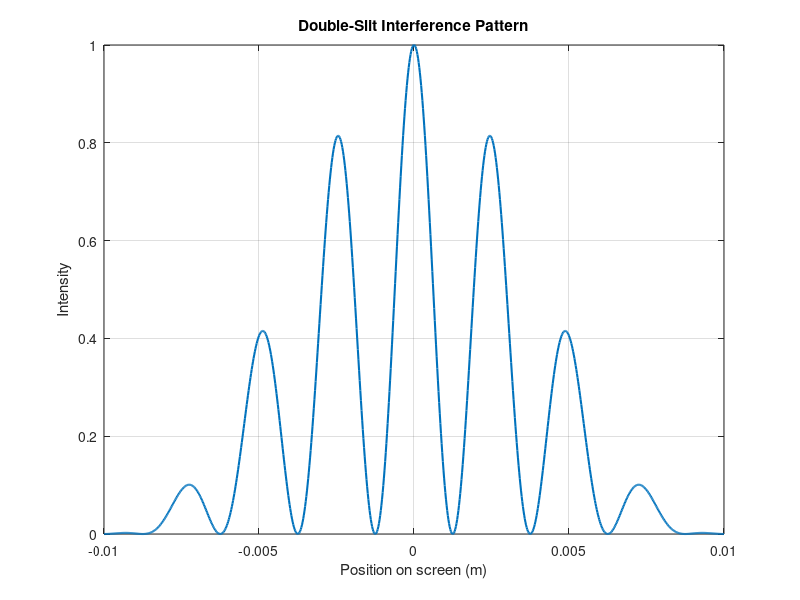
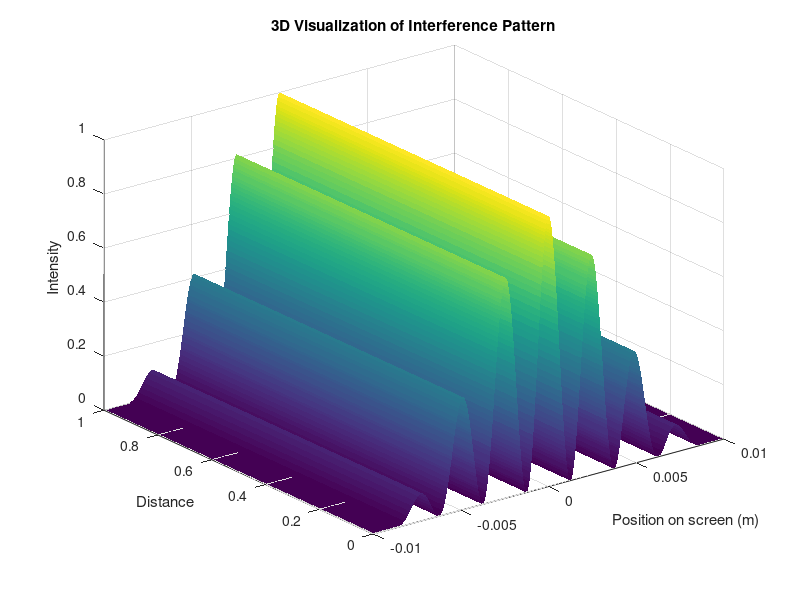

Write the MATLAB code that produced these figures, in order.
function Tab1()
    %% Set parameters
    d1 = 2e-4;       % Slit separation in meters 
    a1 = 5e-5;       % Slit width in meters 
    lambda1 = 500e-9; % Wavelength in meters 
    L1 = 1.0;         % Screen distance in meters 

    %% Parameters and constants
    num_points1 = 1000;                              % Number of points on the screen
    screen1 = linspace(-0.01, 0.01, num_points1);     % Screen positions (in meters)
    k1 = 2 * pi / lambda1;                            % Wave number
    path_diff1 = d1 * screen1 / L1;                     % Path difference for each point on the screen
    phase_diff1 = k1 * path_diff1;                     % Phase difference 
    intensity1 = (cos(phase_diff1 / 2)).^2;           % Intensity (for each slit as a point source)
    
    %% Diffraction pattern calculation
    beta1 = k1 * a1 * screen1 / (2 * L1);             % Include slit width effect
    diffraction_pattern1 = (sin(beta1) ./ beta1).^2;   % Diffraction pattern
    
    diffraction_pattern1(beta1 == 0) = 1;
    
    %% Total intensity 
    total_intensity1 = intensity1 .* diffraction_pattern1;
    total_intensity1 = total_intensity1 / max(total_intensity1); 
    
    %% 2D Plot: Interference pattern
    figure;
    plot(screen1, total_intensity1, 'LineWidth', 1.5);
    title('Double-Slit Interference Pattern');
    xlabel('Position on screen (m)');
    ylabel('Intensity');
    ylim([0 1]);
    grid on;
    
    %% 3D Plot: Surface plot of intensity
    [X, Y] = meshgrid(screen1, linspace(0, 1, 100)); % Generate mesh for 3D plot
    Z = repmat(total_intensity1, [100, 1]);          
    
    figure;
    surf(X, Y, Z, 'EdgeColor', 'none');             % Create surface plot
    title('3D Visualization of Interference Pattern');
    xlabel('Position on screen (m)');
    ylabel('Distance');
    zlabel('Intensity');
                                      
end
